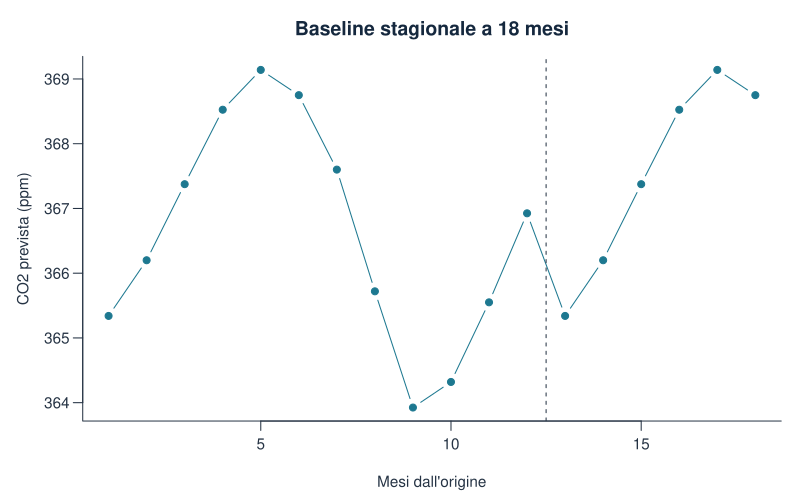

Source code (R):
stopifnot(identical(pred18[13:18],ultimo_anno[1:6]),
          identical(pred18[1:12],ultimo_anno))
data.frame(controllo=c("Primo anno uguale all'ultimo train","Mesi 13-18 ripetono 1-6"),esito=TRUE)
stile_grafico()
plot(1:h18,pred18,type="b",pch=19,col=palette_geo[1],xlab="Mesi dall'origine",
  ylab="CO2 prevista (ppm)",main="Baseline stagionale a 18 mesi")
abline(v=12.5,lty=2)
